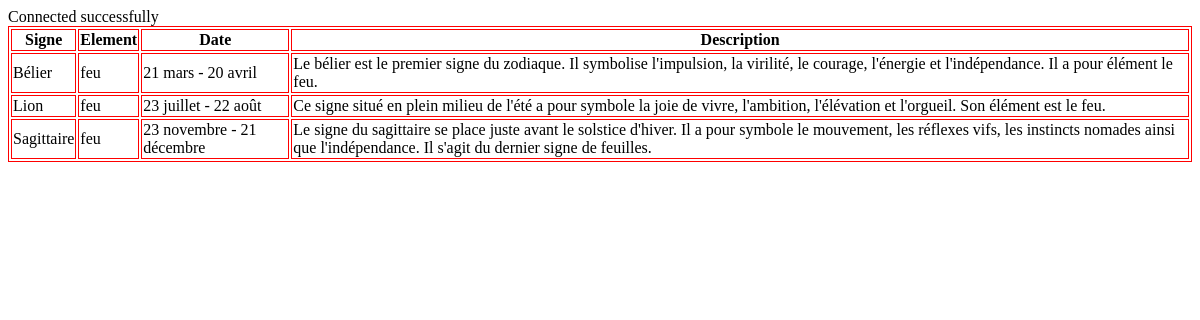
Page /_fichier3.php on the committed database.
### tables this page shows
CREATE TABLE IF NOT EXISTS `signes` (
  `id` int(11) NOT NULL AUTO_INCREMENT,
  `name` varchar(12) NOT NULL,
  `element` varchar(5) NOT NULL,
  `date` varchar(30) NOT NULL,
  `description` text NOT NULL,
  PRIMARY KEY (`id`)
);

### _fichier3.php (the view, shortened to what this page needs)
<!DOCTYPE html>
<html lang="en">
	<head>
		<link rel="stylesheet" type="text/css" href="_fichier.css">
	</head>
	<body>
		<?php
			include('_connection.php');
			$sql = "SELECT * FROM `signes` WHERE `element`='feu'";
			$resultats = $connection->query($sql);
			$records = $resultats-> fetchAll();
			$out = "<br/>";
			$out .= "<table>
						<tr>
						<th>Signe</th>
						<th>Element</th>
						<th>Date</th>
						<th>Description</th>
						</tr>";
			foreach($records as $rows)
			{
				$out .= "<tr>";
				$out .= "<td>".$rows['name']."</td>";
				$out .= "<td>".$rows['element']."</td>";
				$out .= "<td>".$rows['date']."</td>";
				$out .= "<td>".$rows['description']."</td>";
				$out .= "</tr>";
			}
			$out .= "</table>";
			echo $out;
		?>
	</body>
</html>

### _fichier.css (style rules this page uses)
table, th, td, tr { border:1px solid red; }

### rows in the picture
signes: name "Bélier", element "feu", date "21 mars - 20 avril", description "Le bélier est le premier signe du zodiaque. Il symbolise l'impulsion, la virilité, le courage, l'énergie et l'indépendance. Il a pour élément le feu."
signes: name "Lion", element "feu", date "23 juillet - 22 août", description "Ce signe situé en plein milieu de l'été a pour symbole la joie de vivre, l'ambition, l'élévation et l'orgueil. Son élément est le feu."
signes: name "Sagittaire", element "feu", date "23 novembre - 21 décembre", description "Le signe du sagittaire se place juste avant le solstice d'hiver. Il a pour symbole le mouvement, les réflexes vifs, les instincts nomades ainsi que l'indépendance. Il s'agit du dernier signe de feuilles."
